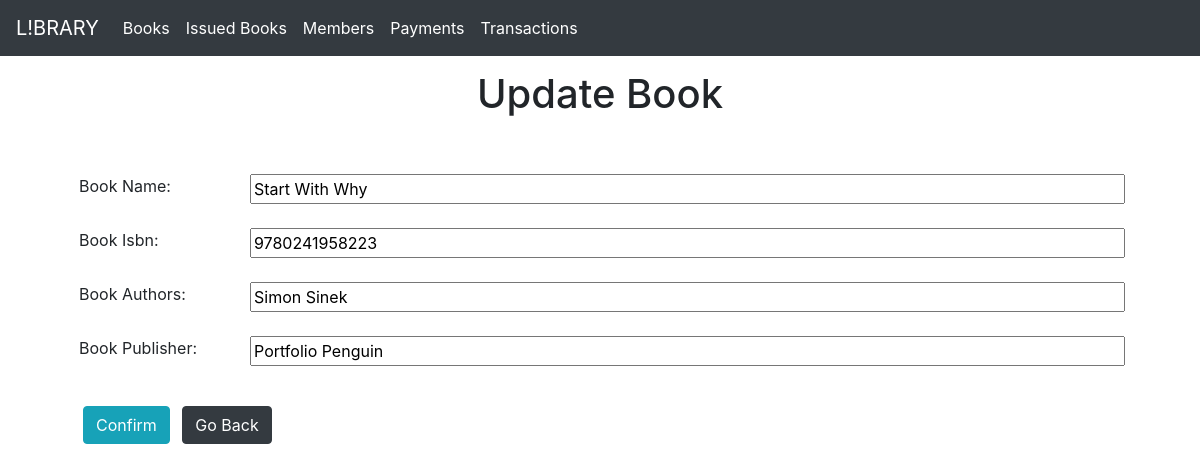
Screenshot of /update_book/1 with the database file from the repository.
### Library/models.py (models this page shows)
class Book(db.Model):
    id = db.Column(db.Integer, primary_key=True)
    name = db.Column(db.String(100))
    isbn = db.Column(db.String(20))
    author = db.Column(db.String(100))
    publisher = db.Column(db.String(100))
    issued = db.Column(db.Boolean, default=False )

### Library/books.py (the view, shortened to what this page needs)
@books.route('/update_book/<int:id>', methods=['GET', 'POST'])
def update_book(id):
    book = Book.query.get(id)
    return render_template('book_update_form.html', data=book)

### Library/templates/book_update_form.html (shortened to what this page needs)
{% extends 'base.html' %}
{% block body %}
<div class="container my-4" style="text-align:center ;">
    <h1>Update Book</h1>
</div>
    <div class="container my-5" style="width:100%">
        <form action="/update_book/{{data.id}}" method="POST" style="width: 100%;">
            <div class="container my-2" style="display:flex; flex-direction: row;">
                <div style="flex:3">
                    <label class="mx-1 my-2" for="book_name">Book Name: </label>
                </div>
                <div style="flex:15; width:100%">
                    <input type="text" class="my-2" style="width:100%" name="book_name" id="book_name" value="{{data.name}}" required>
                </div>
            </div>
            <div class="container my-2" style="display:flex; flex-direction: row;">
                <div style="flex:3">
                    <label class="mx-1 my-2" for="book_isbn">Book Isbn: </label>
                </div>
                <div style="flex:15; width:100%">
                    <input type="text" class="my-2" style="width:100%" name="book_isbn" id="book_isbn" value="{{data.isbn}}" required>
                </div>
            </div>
            <div class="container my-2" style="display:flex; flex-direction: row;">
                <div style="flex:3">
                    <label class="mx-1 my-2" for="book_author">Book Authors: </label>
                </div>
                <div style="flex:15; width:100%">
                    <input type="text" class="my-2" style="width:100%" name="book_author" id="book_author" value="{{data.author}}" required>
                </div>
            </div>
            <div class="container my-2" style="display:flex; flex-direction: row;">
                <div style="flex:3">
                    <label class="mx-1 my-2" for="book_publisher">Book Publisher: </label>
                </div>
                <div style="flex:15; width:100%">
                    <input type="text" class="my-2" style="width:100%" name="book_publisher" id="book_publisher" value="{{data.publisher}}" required>
                </div>
            </div>
            <div class="container my-3">
                <input type="submit" value="Confirm" class="btn btn-info mx-2 my-3" >
                <a href="/" class="btn btn-dark my-3 ">Go Back</a>
            </div>
        </form>
    </div>
{% endblock %}

### rows the page displays
Book: book_name "Start With Why", book_isbn "9780241958223", book_author "Simon Sinek", book_publisher "Portfolio Penguin"
